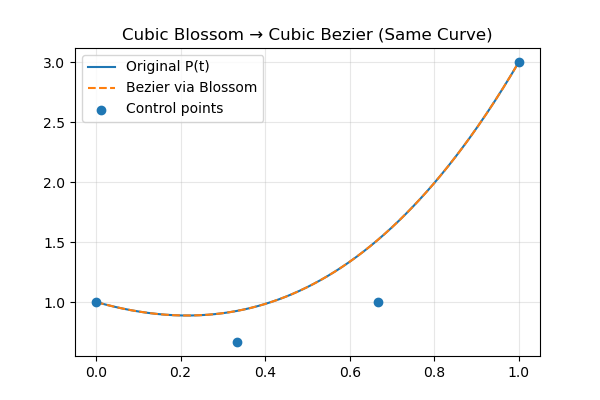

The script that drew this image:
import numpy as np
import matplotlib.pyplot as plt

# -------------------------------------------------
# 1) Original cubic polynomial
# P(t) = t^3 + 2t^2 - t + 1
# -------------------------------------------------
def P(t):
    return t**3 + 2*t**2 - t + 1


# -------------------------------------------------
# 2) Cubic blossom p(u1, u2, u3)
# Constructed so that p(t,t,t) = P(t)
# -------------------------------------------------
def blossom(u1, u2, u3):
    return (
        u1*u2*u3                       # t^3 term
        + (2/3)*(u1*u2 + u1*u3 + u2*u3) # 2t^2 term
        - (1/3)*(u1 + u2 + u3)          # -t term
        + 1                             # constant
    )


# -------------------------------------------------
# 3) Bezier control points from blossom
# -------------------------------------------------
P0 = blossom(0, 0, 0)
P1 = blossom(0, 0, 1)
P2 = blossom(0, 1, 1)
P3 = blossom(1, 1, 1)

control_points = np.array([P0, P1, P2, P3])

print("Cubic Bezier control points (from Blossom):")
print("P0 =", P0)
print("P1 =", P1)
print("P2 =", P2)
print("P3 =", P3)


# -------------------------------------------------
# 4) Bernstein basis (degree 3)
# -------------------------------------------------
def B0(t): return (1 - t)**3
def B1(t): return 3*t*(1 - t)**2
def B2(t): return 3*t**2*(1 - t)
def B3(t): return t**3

def bezier(t):
    return (
        P0*B0(t) +
        P1*B1(t) +
        P2*B2(t) +
        P3*B3(t)
    )


# -------------------------------------------------
# 5) Verify diagonal property
# -------------------------------------------------
t_test = 0.35
print("\nVerification:")
print("P(t)        =", P(t_test))
print("p(t,t,t)    =", blossom(t_test, t_test, t_test))


# -------------------------------------------------
# 6) Plot comparison
# -------------------------------------------------
ts = np.linspace(0, 1, 300)

plt.figure(figsize=(6, 4))
plt.plot(ts, [P(t) for t in ts], label="Original P(t)")
plt.plot(ts, [bezier(t) for t in ts], "--", label="Bezier via Blossom")
plt.scatter([0, 1/3, 2/3, 1], control_points, zorder=5, label="Control points")
plt.legend()
plt.grid(True, alpha=0.3)
plt.title("Cubic Blossom → Cubic Bezier (Same Curve)")
plt.show()
